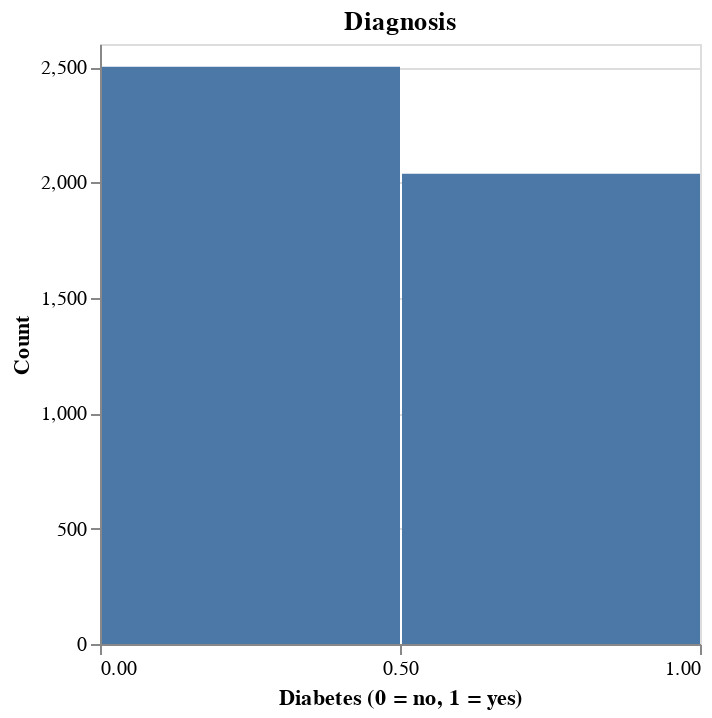

Notebook code cell kept with this figure:
### Code cell
chart_diabetes = alt.Chart(concatenated_concise, title="Diagnosis").mark_bar().encode(
    x = alt.X("diabetes", bin=alt.Bin(maxbins = 2)
              , scale=alt.Scale(domain=[0, 1]), title = "Diabetes (0 = no, 1 = yes)"
             ),
    y = alt.Y("count()", title = "Count")
)

chart_diabetes

### Figure 1 — Vega-Lite specification as saved in the notebook (floating-point values rounded to 4 significant figures; data arrays with more than 128 entries replaced by an {"elided": "..."} marker saying what was removed)
{"config": {"view": {"continuousWidth": 300, "continuousHeight": 300}}, "data": {"name": "data-ba91807aabed8503c9123d5c4e6bda91"}, "mark": {"type": "bar"}, "encoding": {"x": {"bin": {"maxbins": 2}, "field": "diabetes", "scale": {"domain": [0, 1]}, "title": "Diabetes (0 = no, 1 = yes)", "type": "quantitative"}, "y": {"aggregate": "count", "title": "Count", "type": "quantitative"}}, "title": "Diagnosis", "$schema": "https://vega.github.io/schema/vega-lite/v5.15.1.json", "datasets": {"data-ba91807aabed8503c9123d5c4e6bda91": {"elided": "4539 records"}}}
